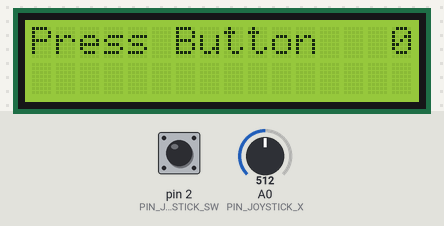
Bench run of a sketch on a simulated Arduino Uno, built with avr-gcc and run on an emulated ATmega328P. On the bench: 16×2 character LCD. Inputs (shaded band) come from the test bench; at power-on: pin 2 (PIN_JOYSTICK_SW) HIGH, A0 (PIN_JOYSTICK_X) = 512. Random numbers use the default seed unless the sketch sets one.

Above: at 1.3 s.
1.4 s: pin 2 (PIN_JOYSTICK_SW) pulled LOW for 0.2 s
At 1.84 s:
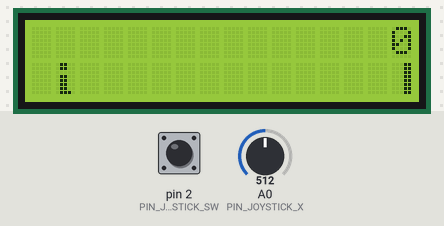
3.7 s: A0 (PIN_JOYSTICK_X) set to 1009
At 3.88 s:
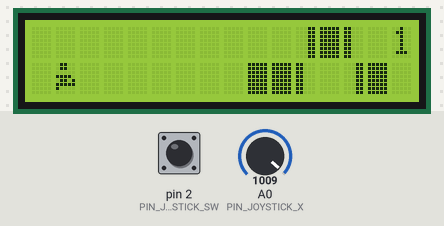
5.7 s: pin 2 (PIN_JOYSTICK_SW) pulled LOW for 1 s
At 6.57 s:
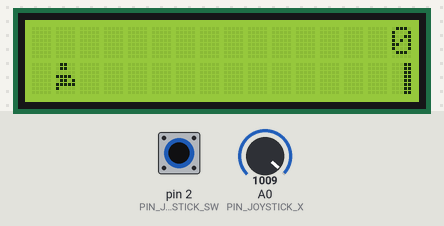
8.2 s: A0 (PIN_JOYSTICK_X) set to 985
At 9.08 s:
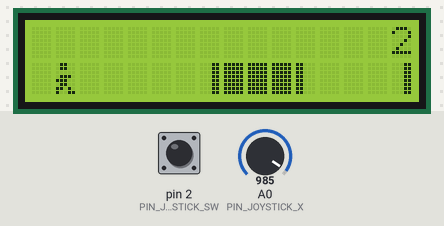
10.8 s: pin 2 (PIN_JOYSTICK_SW) pulled LOW for 3.2 s
At 11.28 s:
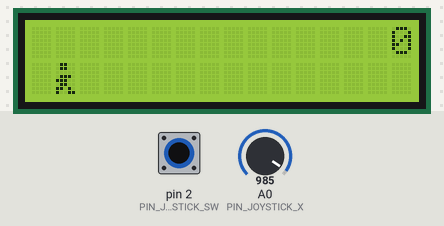
15.5 s: A0 (PIN_JOYSTICK_X) set to 1010
At 15.84 s:
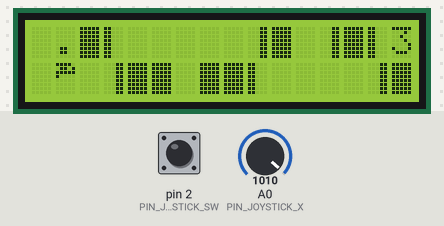

The sketch:

simongame.ino
```cpp
#include <Wire.h>
#include <LiquidCrystal_I2C.h>

// Define I2C address for the LCD
#define LCD_ADDRESS 0x27
#define LCD_COLUMNS 16
#define LCD_ROWS 2

// Define joystick pins
#define PIN_JOYSTICK_X A0
#define PIN_JOYSTICK_SW 2

// Define sprites and constants
#define SPRITE_RUN1 1
#define SPRITE_RUN2 2
#define SPRITE_JUMP 3
#define SPRITE_JUMP_UPPER '.'         // Use the '.' character for the head
#define SPRITE_JUMP_LOWER 4
#define SPRITE_TERRAIN_EMPTY ' '      // Use the ' ' character
#define SPRITE_TERRAIN_SOLID 5
#define SPRITE_TERRAIN_SOLID_RIGHT 6
#define SPRITE_TERRAIN_SOLID_LEFT 7

#define HERO_HORIZONTAL_POSITION 1    // Horizontal position of hero on screen

#define TERRAIN_WIDTH 16
#define TERRAIN_EMPTY 0
#define TERRAIN_LOWER_BLOCK 1
#define TERRAIN_UPPER_BLOCK 2

#define HERO_POSITION_OFF 0          // Hero is invisible
#define HERO_POSITION_RUN_LOWER_1 1  // Hero is running on lower row (pose 1)
#define HERO_POSITION_RUN_LOWER_2 2  //                              (pose 2)

#define HERO_POSITION_JUMP_1 3       // Starting a jump
#define HERO_POSITION_JUMP_2 4       // Half-way up
#define HERO_POSITION_JUMP_3 5       // Jump is on upper row
#define HERO_POSITION_JUMP_4 6       // Jump is on upper row
#define HERO_POSITION_JUMP_5 7       // Jump is on upper row
#define HERO_POSITION_JUMP_6 8       // Jump is on upper row
#define HERO_POSITION_JUMP_7 9       // Half-way down
#define HERO_POSITION_JUMP_8 10      // About to land

#define HERO_POSITION_RUN_UPPER_1 11 // Hero is running on upper row (pose 1)
#define HERO_POSITION_RUN_UPPER_2 12 //                              (pose 2)

// Initialize I2C LCD
LiquidCrystal_I2C lcd(LCD_ADDRESS, LCD_COLUMNS, LCD_ROWS);

static char terrainUpper[TERRAIN_WIDTH + 1];
static char terrainLower[TERRAIN_WIDTH + 1];
static bool buttonPushed = false;

void initializeGraphics(){
  static byte graphics[] = {
    // Run position 1
    B01100,
    B01100,
    B00000,
    B01110,
    B11100,
    B01100,
    B11010,
    B10011,
    // Run position 2
    B01100,
    B01100,
    B00000,
    B01100,
    B01100,
    B01100,
    B01100,
    B01110,
    // Jump
    B01100,
    B01100,
    B00000,
    B11110,
    B01101,
    B11111,
    B10000,
    B00000,
    // Jump lower
    B11110,
    B01101,
    B11111,
    B10000,
    B00000,
    B00000,
    B00000,
    B00000,
    // Ground
    B11111,
    B11111,
    B11111,
    B11111,
    B11111,
    B11111,
    B11111,
    B11111,
    // Ground right
    B00011,
    B00011,
    B00011,
    B00011,
    B00011,
    B00011,
    B00011,
    B00011,
    // Ground left
    B11000,
    B11000,
    B11000,
    B11000,
    B11000,
    B11000,
    B11000,
    B11000,
  };
  int i;
  // Skip using character 0, this allows lcd.print() to be used to
  // quickly draw multiple characters
  for (i = 0; i < 7; ++i) {
    lcd.createChar(i + 1, &graphics[i * 8]);
  }
  for (i = 0; i < TERRAIN_WIDTH; ++i) {
    terrainUpper[i] = SPRITE_TERRAIN_EMPTY;
    terrainLower[i] = SPRITE_TERRAIN_EMPTY;
  }
}

// Slide the terrain to the left in half-character increments
void advanceTerrain(char* terrain, byte newTerrain){
  for (int i = 0; i < TERRAIN_WIDTH; ++i) {
    char current = terrain[i];
    char next = (i == TERRAIN_WIDTH-1) ? newTerrain : terrain[i+1];
    switch (current){
      case SPRITE_TERRAIN_EMPTY:
        terrain[i] = (next == SPRITE_TERRAIN_SOLID) ? SPRITE_TERRAIN_SOLID_RIGHT : SPRITE_TERRAIN_EMPTY;
        break;
      case SPRITE_TERRAIN_SOLID:
        terrain[i] = (next == SPRITE_TERRAIN_EMPTY) ? SPRITE_TERRAIN_SOLID_LEFT : SPRITE_TERRAIN_SOLID;
        break;
      case SPRITE_TERRAIN_SOLID_RIGHT:
        terrain[i] = SPRITE_TERRAIN_SOLID;
        break;
      case SPRITE_TERRAIN_SOLID_LEFT:
        terrain[i] = SPRITE_TERRAIN_EMPTY;
        break;
    }
  }
}

bool drawHero(byte position, char* terrainUpper, char* terrainLower, unsigned int score) {
  bool collide = false;
  char upperSave = terrainUpper[HERO_HORIZONTAL_POSITION];
  char lowerSave = terrainLower[HERO_HORIZONTAL_POSITION];
  byte upper, lower;
  switch (position) {
    case HERO_POSITION_OFF:
      upper = lower = SPRITE_TERRAIN_EMPTY;
      break;
    case HERO_POSITION_RUN_LOWER_1:
      upper = SPRITE_TERRAIN_EMPTY;
      lower = SPRITE_RUN1;
      break;
    case HERO_POSITION_RUN_LOWER_2:
      upper = SPRITE_TERRAIN_EMPTY;
      lower = SPRITE_RUN2;
      break;
    case HERO_POSITION_JUMP_1:
    case HERO_POSITION_JUMP_8:
      upper = SPRITE_TERRAIN_EMPTY;
      lower = SPRITE_JUMP;
      break;
    case HERO_POSITION_JUMP_2:
    case HERO_POSITION_JUMP_7:
      upper = SPRITE_JUMP_UPPER;
      lower = SPRITE_JUMP_LOWER;
      break;
    case HERO_POSITION_JUMP_3:
    case HERO_POSITION_JUMP_4:
    case HERO_POSITION_JUMP_5:
    case HERO_POSITION_JUMP_6:
      upper = SPRITE_JUMP;
      lower = SPRITE_TERRAIN_EMPTY;
      break;
    case HERO_POSITION_RUN_UPPER_1:
      upper = SPRITE_RUN1;
      lower = SPRITE_TERRAIN_EMPTY;
      break;
    case HERO_POSITION_RUN_UPPER_2:
      upper = SPRITE_RUN2;
      lower = SPRITE_TERRAIN_EMPTY;
      break;
  }
  if (upper != ' ') {
    terrainUpper[HERO_HORIZONTAL_POSITION] = upper;
    collide = (upperSave == SPRITE_TERRAIN_EMPTY) ? false : true;
  }
  if (lower != ' ') {
    terrainLower[HERO_HORIZONTAL_POSITION] = lower;
    collide |= (lowerSave == SPRITE_TERRAIN_EMPTY) ? false : true;
  }

  byte digits = (score > 9999) ? 5 : (score > 999) ? 4 : (score > 99) ? 3 : (score > 9) ? 2 : 1;

  // Draw the scene
  terrainUpper[TERRAIN_WIDTH] = '\0';
  terrainLower[TERRAIN_WIDTH] = '\0';
  char temp = terrainUpper[16-digits];
  terrainUpper[16-digits] = '\0';
  lcd.setCursor(0,0);
  lcd.print(terrainUpper);
  terrainUpper[16-digits] = temp;
  lcd.setCursor(0,1);
  lcd.print(terrainLower);

  lcd.setCursor(16 - digits,0);
  lcd.print(score);

  terrainUpper[HERO_HORIZONTAL_POSITION] = upperSave;
  terrainLower[HERO_HORIZONTAL_POSITION] = lowerSave;
  return collide;
}

// Handle the button push as an interrupt
void buttonPush() {
  buttonPushed = true;
}

void setup(){
  // Initialize LCD
  lcd.init();
  lcd.backlight();

  pinMode(PIN_JOYSTICK_SW, INPUT_PULLUP); // Joystick button as input with internal pull-up

  initializeGraphics();
}

void loop(){
  static byte heroPos = HERO_POSITION_RUN_LOWER_1;
  static byte newTerrainType = TERRAIN_EMPTY;
  static byte newTerrainDuration = 1;
  static bool playing = false;
  static bool blink = false;
  static unsigned int distance = 0;

  int joyX = analogRead(PIN_JOYSTICK_X); // Read joystick X-axis
  if (!playing) {
    drawHero((blink) ? HERO_POSITION_OFF : heroPos, terrainUpper, terrainLower, distance >> 3);
    if (blink) {
      lcd.setCursor(0,0);
      lcd.print("Press Button");
    }
    if (digitalRead(PIN_JOYSTICK_SW) == LOW) { // Start game on button press
      heroPos = HERO_POSITION_RUN_LOWER_1;
      playing = true;
      distance = 0;
      for (int i = 0; i < TERRAIN_WIDTH; ++i) {
        terrainUpper[i] = SPRITE_TERRAIN_EMPTY;
        terrainLower[i] = SPRITE_TERRAIN_EMPTY;
      }
    }
    delay(125);
    blink = !blink;
    return;
  }

  // Advance terrain every iteration
  advanceTerrain(terrainUpper, (newTerrainType == TERRAIN_UPPER_BLOCK) ? SPRITE_TERRAIN_SOLID : SPRITE_TERRAIN_EMPTY);
  advanceTerrain(terrainLower, (newTerrainType == TERRAIN_LOWER_BLOCK) ? SPRITE_TERRAIN_SOLID : SPRITE_TERRAIN_EMPTY);

  // Check joystick movement for jumping
  if ((heroPos <= HERO_POSITION_RUN_LOWER_2) && (joyX > 1000)) {
    heroPos = HERO_POSITION_JUMP_1;
  }

  if (drawHero(heroPos, terrainUpper, terrainLower, distance >> 3)) {
    playing = false; // Collision detected, end the game
  }

  // Terrain generation
  if (--newTerrainDuration == 0) {
    newTerrainType = random(3);
    newTerrainDuration = random(1, 6);
  }

  distance++;

  // Hero movement
  switch (heroPos){
    case HERO_POSITION_RUN_LOWER_1:
      heroPos = HERO_POSITION_RUN_LOWER_2;
      break;
    case HERO_POSITION_RUN_LOWER_2:
      heroPos = HERO_POSITION_RUN_LOWER_1;
      break;
    case HERO_POSITION_JUMP_1:
      heroPos = HERO_POSITION_JUMP_2;
      break;
    case HERO_POSITION_JUMP_2:
      heroPos = HERO_POSITION_JUMP_3;
      break;
    case HERO_POSITION_JUMP_3:
      heroPos = HERO_POSITION_JUMP_4;
      break;
    case HERO_POSITION_JUMP_4:
      heroPos = HERO_POSITION_JUMP_5;
      break;
    case HERO_POSITION_JUMP_5:
      heroPos = HERO_POSITION_JUMP_6;
      break;
    case HERO_POSITION_JUMP_6:
      heroPos = HERO_POSITION_JUMP_7;
      break;
    case HERO_POSITION_JUMP_7:
      heroPos = HERO_POSITION_JUMP_8;
      break;
    case HERO_POSITION_JUMP_8:
      heroPos = HERO_POSITION_RUN_LOWER_1;
      break;
  }

  delay(125);
}
```

Measured:
- the behaviour switches between 1001 and 1000 on A0 (PIN_JOYSTICK_X) (found by bisection; images 3 and 4)
